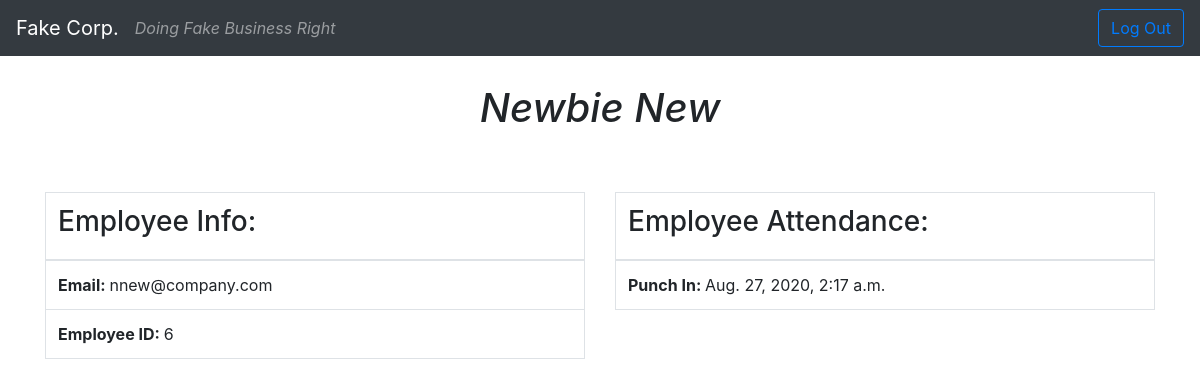
Page /employees/view/6 (signed in) on the committed database.
### attendance/models.py (models this page shows)
class Employee(models.Model):
    first_name = models.CharField(max_length=255)
    last_name = models.CharField(max_length=255)
    email = models.CharField(max_length=255)
    password = models.CharField(max_length=255)
    created_at = models.DateTimeField(auto_now_add=True)
    updated_at = models.DateTimeField(auto_now=True)
    objects = EmployeeManager()

class Attendance(models.Model):
    employee = models.ForeignKey(
        Employee, related_name="punch_ins", on_delete=models.CASCADE)
    created_at = models.DateTimeField(auto_now_add=True)
    updated_at = models.DateTimeField(auto_now=True)

### attendance/views.py (the view)
# urls.py: path('employees/view/<int:emp_id>', views.show_emp),
def show_emp(req, emp_id):
    context = {
        'emp': Employee.objects.get(id=emp_id),
        'emp_attendance': Attendance.objects.filter(employee=Employee.objects.get(
            id=emp_id)),
        'logged_in_employee': Employee.objects.get(id=req.session['logged_in_id']),
    }
    return render(req, 'show_emp.html', context)

### attendance/templates/show_emp.html (shortened to what this page needs)
<!DOCTYPE html>
<html lang="en">
    <head>
        <link
            rel="stylesheet"
            href="https://stackpath.bootstrapcdn.com/bootstrap/4.5.2/css/bootstrap.min.css"
        />
    </head>
    <body>
        <header>
            <nav class="navbar navbar-expand-lg navbar-dark bg-dark">
                <a
                    class="navbar-brand"
                    href="/which_dash/{{logged_in_employee.id}}"
                    >Fake Corp.</a
                >
                <div
                    class="collapse navbar-collapse"
                    id="navbarSupportedContent"
                >
                    <ul class="navbar-nav mr-auto">
                        <li>
                            <span class="navbar-text">
                                <em>Doing Fake Business Right</em>
                            </span>
                        </li>
                    </ul>
                    <a
                        href="/logout"
                        class="btn btn-outline-primary my-2 my-sm-0"
                        type="button"
                    >
                        Log Out
                    </a>
                </div>
            </nav>
        </header>
        <div class="container">
            <div class="row mt-4">
                <div class="col my-1">
                    <h1 class="text-center">
                        <em>{{emp.first_name}} {{emp.last_name}}</em>
                    </h1>
                </div>
            </div>
            <div class="row my-5">
                <div class="col">
                    <table class="table table-bordered">
                        <thead>
                            <tr>
                                <th colspan="6">
                                    <h3>Employee Info:</h3>
                                </th>
                            </tr>
                        </thead>
                        <tbody>
                            <tr>
                                <td><strong>Email: </strong>{{emp.email}}</td>
                            </tr>
                            <tr>
                                <td>
                                    <strong>Employee ID: </strong>{{emp.id}}
                                </td>
                            </tr>
                        </tbody>
                    </table>
                </div>
                <div class="col">
                    <table class="table table-bordered">
                        <thead>
                            <tr>
                                <th colspan="6">
                                    <h3>Employee Attendance:</h3>
                                </th>
                            </tr>
                        </thead>
                        <tbody>
                            {% for attendance in emp_attendance %}
                            <tr>
                                <td>
                                    <strong>Punch In: </strong
                                    >{{attendance.employee.updated_at}}
                                </td>
                            </tr>
                            {% endfor %}
                        </tbody>
                    </table>
                </div>
            </div>
        </div>
    </body>
</html>

### rows in the picture
Employee: first_name "Newbie", last_name "New", email "nnew@company.com", id "6"
Attendance: employee.updated_at "Aug. 27, 2020, 2:17 a.m."
